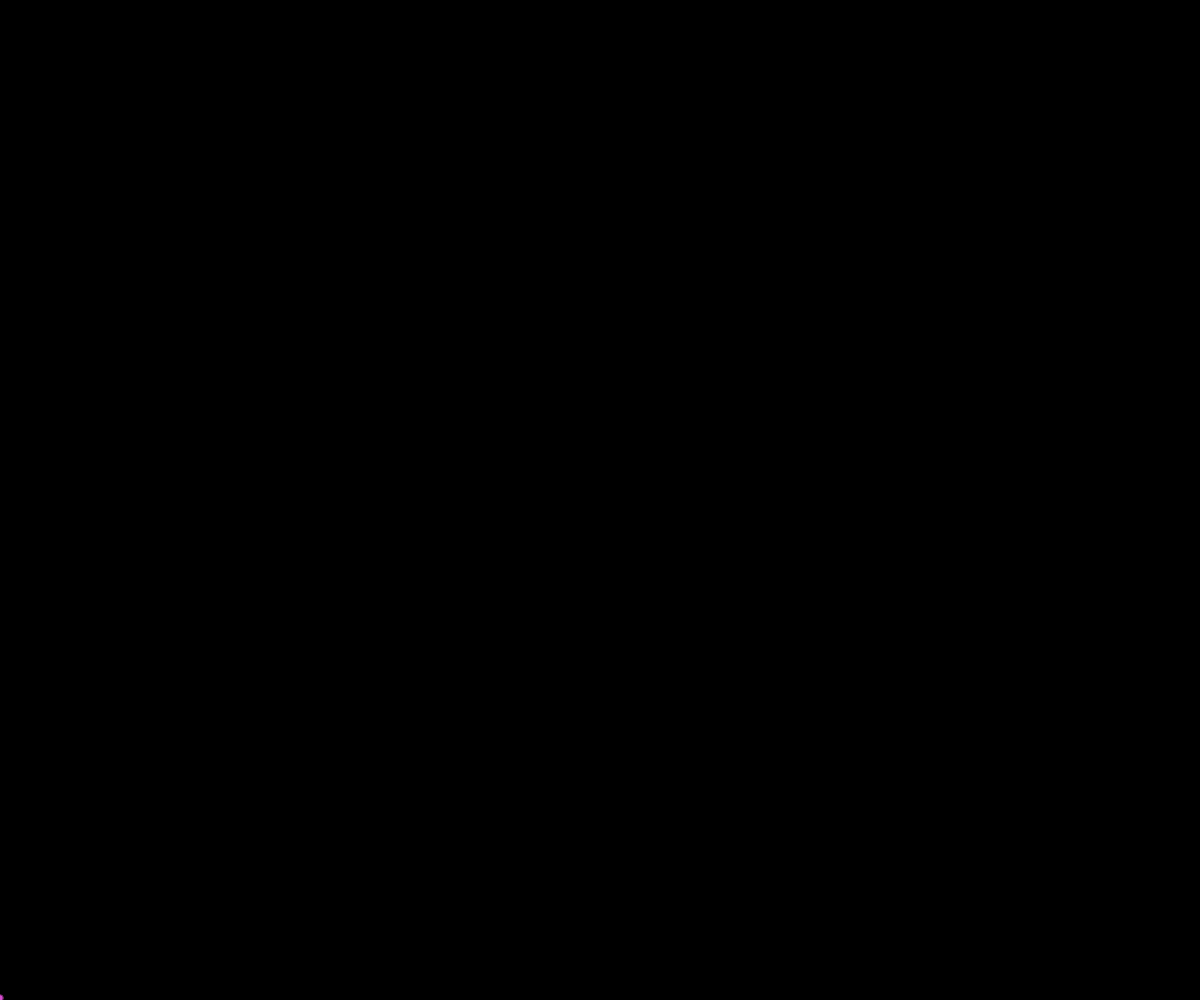
Frame 1 (no input)
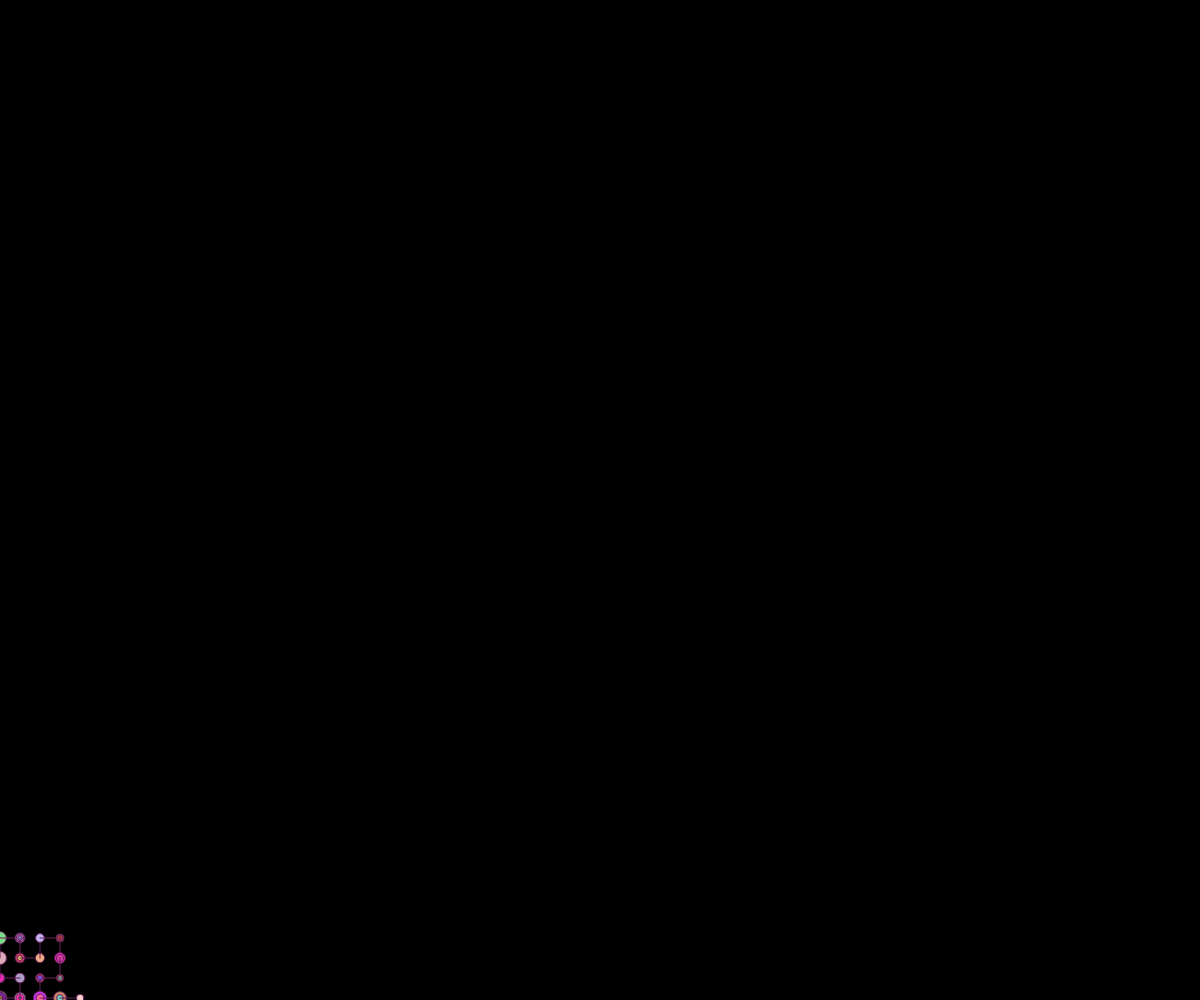
Frame 60 (no input)
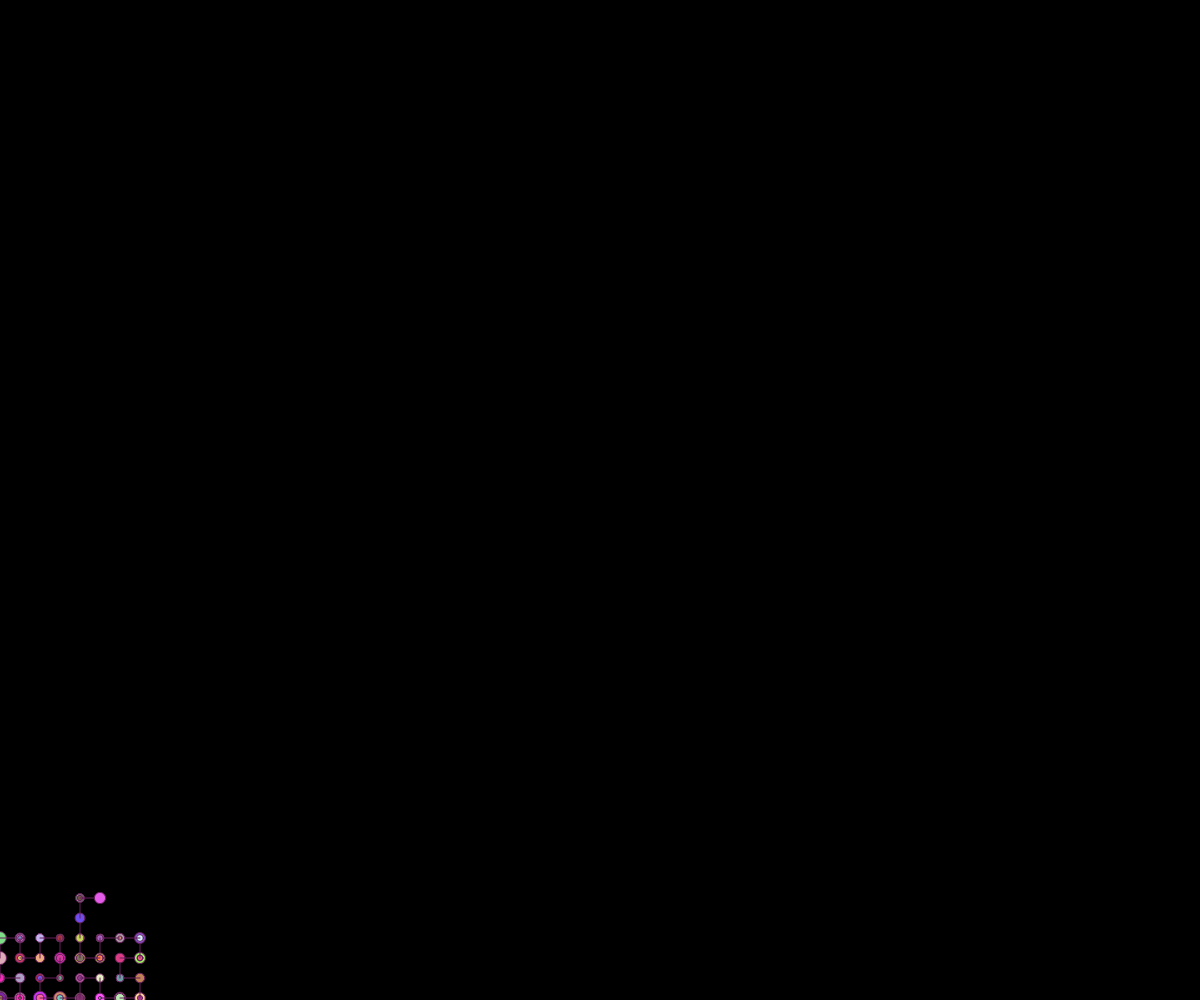
Frame 120 (the mouse pressed at the canvas centre since frame 60)

The p5.js sketch that drew these frames (run headless with seeded random() and noise() and a simulated clock; from frame 60 on, the mouse is pressed at the canvas centre):

// p5.js sketch
// ── sketch.js
let x, y;
let currentangle = 0; 
let step = 20;
let angle = 90; 


let thestring = 'A'; 
let numloops = 10; 
let therules = [];
therules[0] = ['A', '-BF+AFA+FB-'];
therules[1] = ['B', '+AF-BFB-FA+'];

let whereinstring = 0;

function setup() {
  createCanvas(windowWidth,windowHeight);
  background(0);
  stroke(100, 30, 90, 255);

  
  x = 0;
  y = height-2;

 
  for (let i = 0; i < numloops; i++) {
    thestring = lindenmayer(thestring);
  }
}

function draw() {

 
  drawIt(thestring[whereinstring]);

  whereinstring++;
  if (whereinstring > thestring.length-1) whereinstring = 0;

}

// interpret an L-system
function lindenmayer(s) {
  let outputstring = ''; // start a blank output string

  for (let i = 0; i < s.length; i++) {
    let ismatch = 0; 
    for (let j = 0; j < therules.length; j++) {
      if (s[i] == therules[j][0])  {
        outputstring += therules[j][1];
        ismatch = 1; 
        break; 
      }
    }
   
    if (ismatch == 0) outputstring+= s[i];
  }

  return outputstring; 
}


function drawIt(k) {

  if (k=='F') { 
    
    let x1 = x + step*cos(radians(currentangle));
    let y1 = y + step*sin(radians(currentangle));
    line(x, y, x1, y1); 

   //update position
    x = x1;
    y = y1;
  } else if (k == '+') {
    currentangle += angle; // turn left
  } else if (k == '-') {
    currentangle -= angle; // turn right
  }

  
  let r = random(100, 255);
  let g = random(30,255);
  let b = random(60,255);
  let a = random(255,255);

  // pick a gaussian (D&D) distribution for the radius:
  let radius = 0;
  radius += random(0, 15);
  radius += random(0, 15);
  radius += random(0, 15);
  radius = radius / 3;

  // draw the stuff:
  fill(r, g, b, a);
  ellipse(x, y, radius, radius);
}
